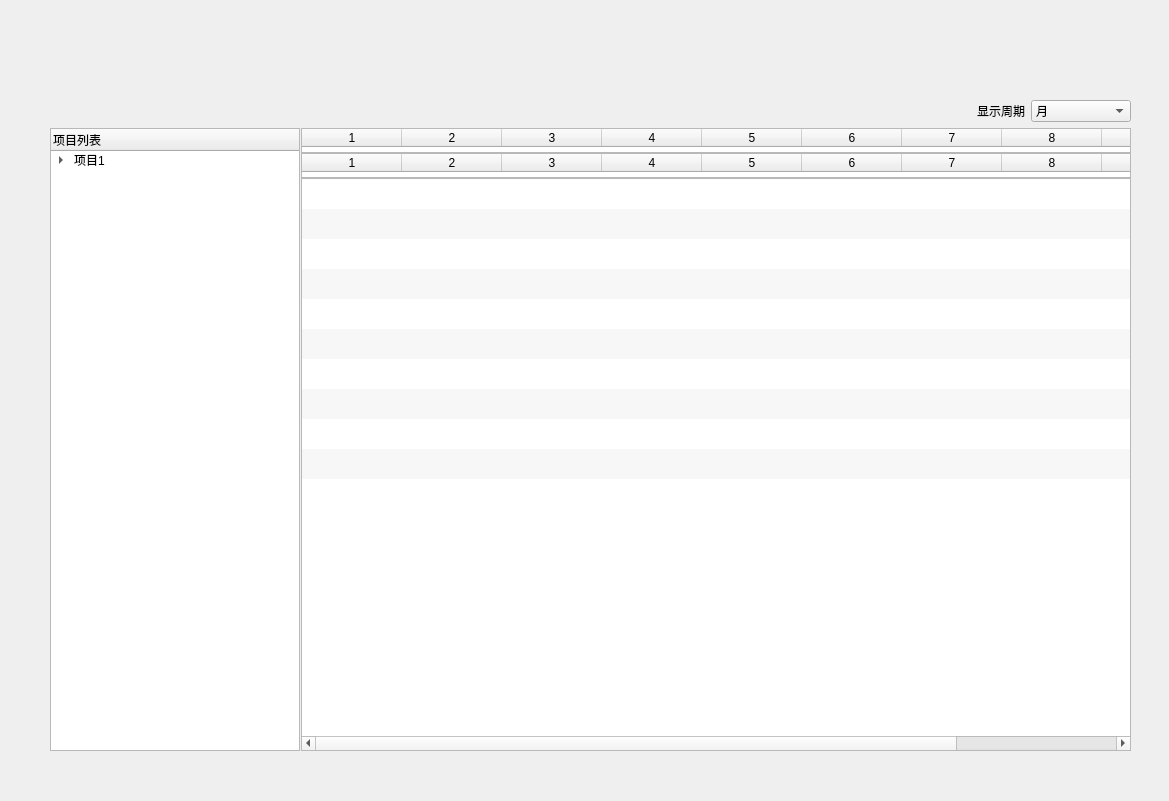
<?xml version="1.0" encoding="UTF-8"?>
<ui version="4.0">
 <class>Form</class>
 <widget class="QWidget" name="Form">
  <property name="geometry">
   <rect>
    <x>0</x>
    <y>0</y>
    <width>1169</width>
    <height>801</height>
   </rect>
  </property>
  <property name="sizePolicy">
   <sizepolicy hsizetype="Expanding" vsizetype="Expanding">
    <horstretch>0</horstretch>
    <verstretch>0</verstretch>
   </sizepolicy>
  </property>
  <property name="windowTitle">
   <string>Form</string>
  </property>
  <widget class="QWidget" name="layoutWidget">
   <property name="geometry">
    <rect>
     <x>50</x>
     <y>100</y>
     <width>1081</width>
     <height>651</height>
    </rect>
   </property>
   <layout class="QVBoxLayout" name="verticalLayout_2">
    <property name="sizeConstraint">
     <enum>QLayout::SetNoConstraint</enum>
    </property>
    <item>
     <layout class="QHBoxLayout" name="horizontalLayout_2">
      <item>
       <widget class="QLabel" name="label_2">
        <property name="text">
         <string/>
        </property>
       </widget>
      </item>
      <item>
       <widget class="QLabel" name="label">
        <property name="sizePolicy">
         <sizepolicy hsizetype="Fixed" vsizetype="Preferred">
          <horstretch>0</horstretch>
          <verstretch>0</verstretch>
         </sizepolicy>
        </property>
        <property name="text">
         <string>显示周期</string>
        </property>
       </widget>
      </item>
      <item>
       <widget class="QComboBox" name="comboBox">
        <property name="sizePolicy">
         <sizepolicy hsizetype="Fixed" vsizetype="Fixed">
          <horstretch>0</horstretch>
          <verstretch>0</verstretch>
         </sizepolicy>
        </property>
        <property name="minimumSize">
         <size>
          <width>100</width>
          <height>0</height>
         </size>
        </property>
        <property name="layoutDirection">
         <enum>Qt::LeftToRight</enum>
        </property>
        <property name="modelColumn">
         <number>0</number>
        </property>
        <item>
         <property name="text">
          <string>月</string>
         </property>
        </item>
        <item>
         <property name="text">
          <string>周</string>
         </property>
        </item>
        <item>
         <property name="text">
          <string>日</string>
         </property>
        </item>
       </widget>
      </item>
     </layout>
    </item>
    <item>
     <layout class="QHBoxLayout" name="horizontalLayout">
      <property name="spacing">
       <number>1</number>
      </property>
      <item>
       <widget class="QTreeWidget" name="entry_list">
        <property name="sizePolicy">
         <sizepolicy hsizetype="Preferred" vsizetype="Expanding">
          <horstretch>0</horstretch>
          <verstretch>0</verstretch>
         </sizepolicy>
        </property>
        <property name="maximumSize">
         <size>
          <width>250</width>
          <height>16777215</height>
         </size>
        </property>
        <property name="sizeIncrement">
         <size>
          <width>0</width>
          <height>0</height>
         </size>
        </property>
        <property name="baseSize">
         <size>
          <width>10</width>
          <height>0</height>
         </size>
        </property>
        <property name="font">
         <font>
          <pointsize>9</pointsize>
         </font>
        </property>
        <property name="verticalScrollBarPolicy">
         <enum>Qt::ScrollBarAlwaysOff</enum>
        </property>
        <property name="horizontalScrollBarPolicy">
         <enum>Qt::ScrollBarAlwaysOff</enum>
        </property>
        <property name="alternatingRowColors">
         <bool>true</bool>
        </property>
        <property name="selectionMode">
         <enum>QAbstractItemView::NoSelection</enum>
        </property>
        <property name="indentation">
         <number>20</number>
        </property>
        <property name="rootIsDecorated">
         <bool>true</bool>
        </property>
        <property name="uniformRowHeights">
         <bool>false</bool>
        </property>
        <property name="allColumnsShowFocus">
         <bool>false</bool>
        </property>
        <property name="headerHidden">
         <bool>false</bool>
        </property>
        <column>
         <property name="text">
          <string>项目列表</string>
         </property>
        </column>
        <item>
         <property name="text">
          <string>项目1</string>
         </property>
         <item>
          <property name="text">
           <string>展项1</string>
          </property>
          <item>
           <property name="text">
            <string>任务1</string>
           </property>
          </item>
         </item>
         <item>
          <property name="text">
           <string>展项2</string>
          </property>
          <item>
           <property name="text">
            <string>任务2</string>
           </property>
          </item>
         </item>
        </item>
       </widget>
      </item>
      <item>
       <layout class="QVBoxLayout" name="verticalLayout">
        <property name="spacing">
         <number>0</number>
        </property>
        <item>
         <widget class="QTableWidget" name="period1">
          <property name="sizePolicy">
           <sizepolicy hsizetype="Preferred" vsizetype="Expanding">
            <horstretch>0</horstretch>
            <verstretch>0</verstretch>
           </sizepolicy>
          </property>
          <property name="maximumSize">
           <size>
            <width>16777215</width>
            <height>25</height>
           </size>
          </property>
          <property name="baseSize">
           <size>
            <width>0</width>
            <height>0</height>
           </size>
          </property>
          <property name="frameShape">
           <enum>QFrame::StyledPanel</enum>
          </property>
          <property name="lineWidth">
           <number>1</number>
          </property>
          <property name="verticalScrollBarPolicy">
           <enum>Qt::ScrollBarAlwaysOff</enum>
          </property>
          <property name="horizontalScrollBarPolicy">
           <enum>Qt::ScrollBarAlwaysOff</enum>
          </property>
          <property name="autoScrollMargin">
           <number>16</number>
          </property>
          <property name="wordWrap">
           <bool>true</bool>
          </property>
          <property name="cornerButtonEnabled">
           <bool>false</bool>
          </property>
          <property name="columnCount">
           <number>10</number>
          </property>
          <attribute name="horizontalHeaderVisible">
           <bool>true</bool>
          </attribute>
          <attribute name="horizontalHeaderCascadingSectionResizes">
           <bool>false</bool>
          </attribute>
          <attribute name="horizontalHeaderHighlightSections">
           <bool>false</bool>
          </attribute>
          <attribute name="horizontalHeaderMinimumSectionSize">
           <number>21</number>
          </attribute>
          <attribute name="horizontalHeaderShowSortIndicator" stdset="0">
           <bool>false</bool>
          </attribute>
          <attribute name="verticalHeaderVisible">
           <bool>false</bool>
          </attribute>
          <attribute name="verticalHeaderStretchLastSection">
           <bool>false</bool>
          </attribute>
          <column/>
          <column/>
          <column/>
          <column/>
          <column/>
          <column/>
          <column/>
          <column/>
          <column/>
          <column/>
         </widget>
        </item>
        <item>
         <widget class="QTableWidget" name="period2">
          <property name="enabled">
           <bool>true</bool>
          </property>
          <property name="sizePolicy">
           <sizepolicy hsizetype="Preferred" vsizetype="Expanding">
            <horstretch>0</horstretch>
            <verstretch>0</verstretch>
           </sizepolicy>
          </property>
          <property name="maximumSize">
           <size>
            <width>16777215</width>
            <height>25</height>
           </size>
          </property>
          <property name="baseSize">
           <size>
            <width>0</width>
            <height>0</height>
           </size>
          </property>
          <property name="focusPolicy">
           <enum>Qt::WheelFocus</enum>
          </property>
          <property name="lineWidth">
           <number>1</number>
          </property>
          <property name="midLineWidth">
           <number>0</number>
          </property>
          <property name="verticalScrollBarPolicy">
           <enum>Qt::ScrollBarAlwaysOff</enum>
          </property>
          <property name="horizontalScrollBarPolicy">
           <enum>Qt::ScrollBarAlwaysOff</enum>
          </property>
          <property name="autoScrollMargin">
           <number>1</number>
          </property>
          <property name="columnCount">
           <number>10</number>
          </property>
          <attribute name="horizontalHeaderHighlightSections">
           <bool>false</bool>
          </attribute>
          <attribute name="verticalHeaderVisible">
           <bool>false</bool>
          </attribute>
          <column/>
          <column/>
          <column/>
          <column/>
          <column/>
          <column/>
          <column/>
          <column/>
          <column/>
          <column/>
         </widget>
        </item>
        <item>
         <widget class="QTableWidget" name="schedule">
          <property name="sizePolicy">
           <sizepolicy hsizetype="Expanding" vsizetype="Expanding">
            <horstretch>0</horstretch>
            <verstretch>0</verstretch>
           </sizepolicy>
          </property>
          <property name="baseSize">
           <size>
            <width>0</width>
            <height>100</height>
           </size>
          </property>
          <property name="font">
           <font>
            <pointsize>9</pointsize>
           </font>
          </property>
          <property name="frameShadow">
           <enum>QFrame::Sunken</enum>
          </property>
          <property name="autoScroll">
           <bool>false</bool>
          </property>
          <property name="autoScrollMargin">
           <number>16</number>
          </property>
          <property name="alternatingRowColors">
           <bool>true</bool>
          </property>
          <property name="showGrid">
           <bool>false</bool>
          </property>
          <property name="gridStyle">
           <enum>Qt::SolidLine</enum>
          </property>
          <property name="rowCount">
           <number>10</number>
          </property>
          <property name="columnCount">
           <number>10</number>
          </property>
          <attribute name="horizontalHeaderVisible">
           <bool>false</bool>
          </attribute>
          <attribute name="horizontalHeaderHighlightSections">
           <bool>false</bool>
          </attribute>
          <attribute name="verticalHeaderVisible">
           <bool>false</bool>
          </attribute>
          <attribute name="verticalHeaderStretchLastSection">
           <bool>false</bool>
          </attribute>
          <row/>
          <row/>
          <row/>
          <row/>
          <row/>
          <row/>
          <row/>
          <row/>
          <row/>
          <row/>
          <column/>
          <column/>
          <column/>
          <column/>
          <column/>
          <column/>
          <column/>
          <column/>
          <column/>
          <column/>
         </widget>
        </item>
       </layout>
      </item>
     </layout>
    </item>
   </layout>
  </widget>
 </widget>
 <resources/>
 <connections/>
</ui>
